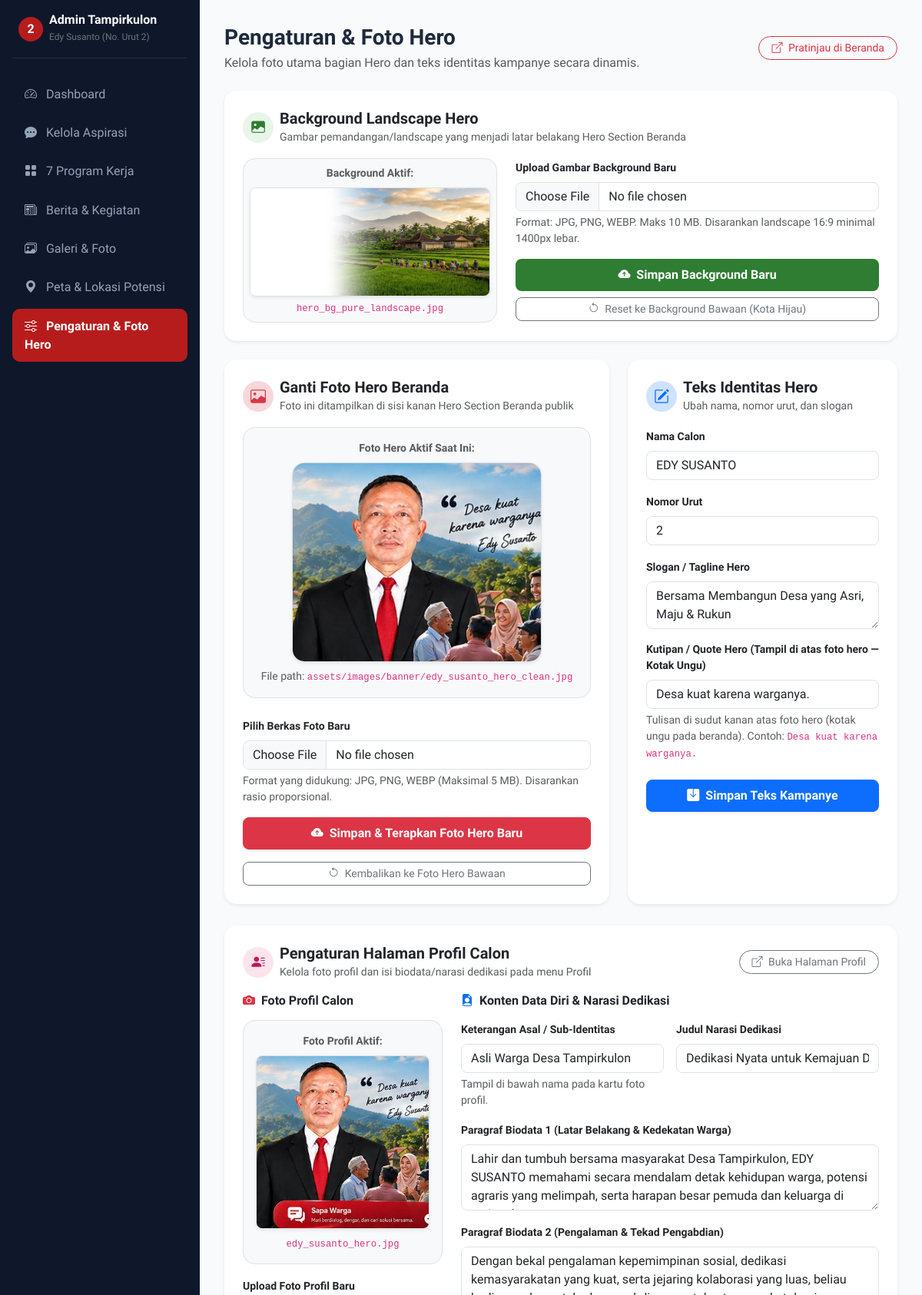
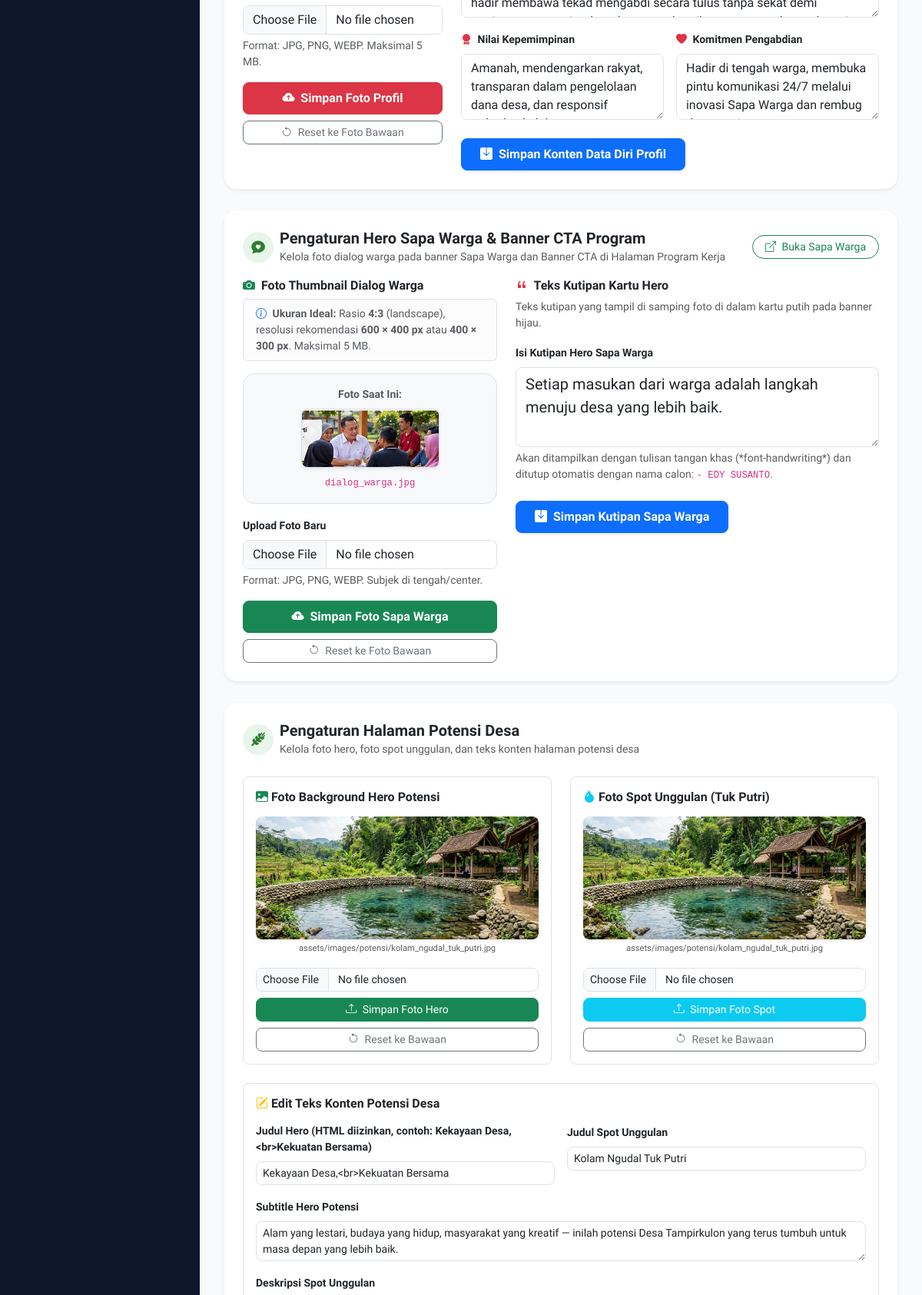
The app's page /admin/pengaturan.php (signed in, upper part) with its own data (2 pictures, top to bottom).
### tables this page shows
CREATE TABLE IF NOT EXISTS `pengaturan` (
  `id` INT AUTO_INCREMENT PRIMARY KEY,
  `kunci` VARCHAR(100) NOT NULL UNIQUE,
  `nilai` LONGTEXT DEFAULT NULL,
  `keterangan` VARCHAR(255) DEFAULT NULL,
  `updated_at` TIMESTAMP DEFAULT CURRENT_TIMESTAMP ON UPDATE CURRENT_TIMESTAMP
);

### admin/pengaturan.php (the view, shortened to what the rows shown need)
<?php
require_once __DIR__ . '/header_admin.php';
$fotoHero   = get_pengaturan($pdo, 'foto_hero', 'assets/images/banner/edy_susanto_hero_clean.jpg');
$namaCalon  = get_pengaturan($pdo, 'nama_calon', APP_NAME);
$noUrut     = get_pengaturan($pdo, 'no_urut', NO_URUT);
$tagline    = get_pengaturan($pdo, 'tagline', TAGLINE);
$sloganQuote = get_pengaturan($pdo, 'slogan_quote', SLOGAN_QUOTE);
?>
<div class="row g-4">
  <div class="col-lg-7">
    <div class="card border-0 shadow-sm rounded-4 p-4 bg-white h-100">
      <div class="mb-4 text-center p-3 bg-light rounded-4 border">
        <div class="small fw-semibold text-muted mb-2">Foto Hero Aktif Saat Ini:</div>
        <img src="../<?= e($fotoHero) ?>" alt="Foto Hero Aktif" id="currentHeroPreview" class="img-fluid rounded-4 shadow-sm border" style="max-height: 260px; object-fit: cover;">
        <div class="text-muted small mt-2">
          File path: <code><?= e($fotoHero) ?></code>
        </div>
      </div>
    </div>
  </div>
  <div class="col-lg-5">
    <div class="card border-0 shadow-sm rounded-4 p-4 bg-white h-100">
      <form action="pengaturan.php" method="POST">
        <div class="mb-3">
          <label class="form-label small fw-semibold">Nama Calon</label>
          <input type="text" class="form-control rounded-3" name="nama_calon" value="<?= e($namaCalon) ?>" required>
        </div>
        <div class="mb-3">
          <label class="form-label small fw-semibold">Nomor Urut</label>
          <input type="text" class="form-control rounded-3" name="no_urut" value="<?= e($noUrut) ?>" required>
        </div>
        <div class="mb-3">
          <label class="form-label small fw-semibold">Slogan / Tagline Hero</label>
          <textarea class="form-control rounded-3" name="tagline" rows="2" required><?= e($tagline) ?></textarea>
        </div>
        <div class="mb-4">
          <label class="form-label small fw-semibold">Kutipan / Quote Hero (Tampil di atas foto hero — Kotak Ungu)</label>
          <input type="text" class="form-control rounded-3" name="slogan_quote" value="<?= e($sloganQuote) ?>" required>
          <div class="form-text small text-muted">Tulisan di sudut kanan atas foto hero (kotak ungu pada beranda). Contoh: <code>Desa kuat karena warganya.</code></div>
        </div>
      </form>
    </div>
  </div>
</div>
<div class="row g-4 mt-1">
  <div class="col-12">
    <div class="card border-0 shadow-sm rounded-4 p-4 bg-white">
      <div class="row g-4">
        <div class="col-lg-7">
          <form action="pengaturan.php" method="POST">
            <div class="mb-4">
              <div class="form-text small text-muted">Akan ditampilkan dengan tulisan tangan khas (*font-handwriting*) dan ditutup otomatis dengan nama calon: <code>- <?= e($namaCalon) ?></code>.</div>
            </div>
          </form>
        </div>
      </div>
    </div>
  </div>
</div>
<?php require_once __DIR__ . '/footer_admin.php'; ?>

### records on screen
pengaturan: nilai (picture), nilai "assets/images/banner/edy_susanto_hero_clean.jpg"
pengaturan: nama_calon "EDY SUSANTO", nilai "EDY SUSANTO"
pengaturan: no_urut "2"
pengaturan: tagline "Bersama Membangun Desa yang Asri, Maju & Rukun"
pengaturan: slogan_quote "Desa kuat karena warganya."

### other values on screen
basename($bgHero) "hero_bg_pure_landscape.jpg"
basename($fotoProfil) "edy_susanto_hero.jpg"
basename($fotoSapaWarga) "dialog_warga.jpg"
$fotoHeroPotensiAdmin "assets/images/potensi/kolam_ngudal_tuk_putri.jpg"
$fotoSpotPotensiAdmin "assets/images/potensi/kolam_ngudal_tuk_putri.jpg"
